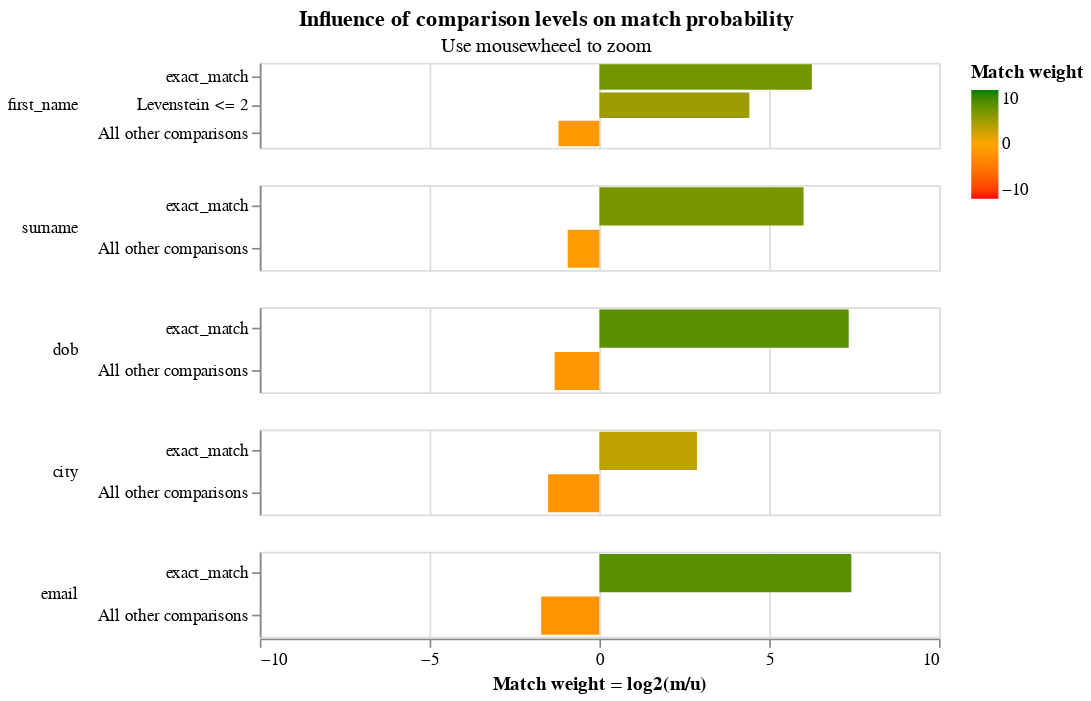

Write notebook code for a chart like this one.
### Markdown cell above
The final match weights can be viewed in the match weights chart:

### Code cell
linker.settings_obj.match_weights_chart()

### Figure 1 — Vega-Lite specification as saved in the notebook (floating-point values rounded to 4 significant figures)
{"config": {"view": {"width": 400, "height": 50}, "mark": {"tooltip": null}, "title": {"anchor": "middle"}, "header": {"title": null}}, "data": {"values": [{"comparison_name": "first_name", "sql_condition": "first_name_l = first_name_r", "label_for_charts": "exact_match", "m_probability": 0.4254, "u_probability": 0.005569, "m_probability_description": "Amongst truly matching record comparisons, 42.54% of records are in the exact_match comparison level", "u_probability_description": "Amongst truly non-matching record comparisons, 0.56% of records are in the exact_match comparison level", "has_tf_adjustments": false, "tf_adjustment_column": null, "tf_adjustment_weight": 1.0, "is_null_level": false, "bayes_factor": 76.39, "log2_bayes_factor": 6.255, "comparison_vector_value": 2, "max_comparison_vector_value": 2, "bayes_factor_description": "If comparison level is `exact_match` then comparison is 76.39 times more likely to be a match", "proportion_of_matches": 0.1042, "comparison_sort_order": 0}, {"comparison_name": "first_name", "sql_condition": "levenshtein(first_name_l, first_name_r) <= 2", "label_for_charts": "Levenstein <= 2", "m_probability": 0.1458, "u_probability": 0.006827, "m_probability_description": "Amongst truly matching record comparisons, 14.58% of records are in the levenstein <= 2 comparison level", "u_probability_description": "Amongst truly non-matching record comparisons, 0.68% of records are in the levenstein <= 2 comparison level", "has_tf_adjustments": false, "tf_adjustment_column": null, "tf_adjustment_weight": 1.0, "is_null_level": false, "bayes_factor": 21.35, "log2_bayes_factor": 4.416, "comparison_vector_value": 1, "max_comparison_vector_value": 2, "bayes_factor_description": "If comparison level is `levenstein <= 2` then comparison is 21.35 times more likely to be a match", "proportion_of_matches": 0.1042, "comparison_sort_order": 0}, {"comparison_name": "first_name", "sql_condition": "ELSE", "label_for_charts": "All other comparisons", "m_probability": 0.4288, "u_probability": 0.9876, "m_probability_description": "Amongst truly matching record comparisons, 42.88% of records are in the all other comparisons comparison level", "u_probability_description": "Amongst truly non-matching record comparisons, 98.76% of records are in the all other comparisons comparison level", "has_tf_adjustments": false, "tf_adjustment_column": null, "tf_adjustment_weight": 1.0, "is_null_level": false, "bayes_factor": 0.4342, "log2_bayes_factor": -1.204, "comparison_vector_value": 0, "max_comparison_vector_value": 2, "bayes_factor_description": "If comparison level is `all other comparisons` then comparison is  2.30 times less likely to be a match", "proportion_of_matches": 0.1042, "comparison_sort_order": 0}, {"comparison_name": "surname", "sql_condition": "surname_l = surname_r", "label_for_charts": "exact_match", "m_probability": 0.4803, "u_probability": 0.007443, "m_probability_description": "Amongst truly matching record comparisons, 48.03% of records are in the exact_match comparison level", "u_probability_description": "Amongst truly non-matching record comparisons, 0.74% of records are in the exact_match comparison level", "has_tf_adjustments": false, "tf_adjustment_column": null, "tf_adjustment_weight": 1.0, "is_null_level": false, "bayes_factor": 64.53, "log2_bayes_factor": 6.012, "comparison_vector_value": 1, "max_comparison_vector_value": 1, "bayes_factor_description": "If comparison level is `exact_match` then comparison is 64.53 times more likely to be a match", "proportion_of_matches": 0.1042, "comparison_sort_order": 1}, {"comparison_name": "surname", "sql_condition": "ELSE", "label_for_charts": "All other comparisons", "m_probability": 0.5197, "u_probability": 0.9926, "m_probability_description": "Amongst truly matching record comparisons, 51.97% of records are in the all other comparisons comparison level", "u_probability_description": "Amongst truly non-matching record comparisons, 99.26% of records are in the all other comparisons comparison level", "has_tf_adjustments": false, "tf_adjustment_column": null, "tf_adjustment_weight": 1.0, "is_null_level": false, "bayes_factor": 0.5236, "log2_bayes_factor": -0.9334, "comparison_vector_value": 0, "max_comparison_vector_value": 1, "bayes_factor_description": "If comparison level is `all other comparisons` then comparison is  1.91 times less likely to be a match", "proportion_of_matches": 0.1042, "comparison_sort_order": 1}, {"comparison_name": "dob", "sql_condition": "dob_l = dob_r", "label_for_charts": "exact_match", "m_probability": 0.6006, "u_probability": 0.003704, "m_probability_description": "Amongst truly matching record comparisons, 60.06% of records are in the exact_match comparison level", "u_probability_description": "Amongst truly non-matching record comparisons, 0.37% of records are in the exact_match comparison level", "has_tf_adjustments": false, "tf_adjustment_column": null, "tf_adjustment_weight": 1.0, "is_null_level": false, "bayes_factor": 162.2, "log2_bayes_factor": 7.341, "comparison_vector_value": 1, "max_comparison_vector_value": 1, "bayes_factor_description": "If comparison level is `exact_match` then comparison is 162.17 times more likely to be a match", "proportion_of_matches": 0.1042, "comparison_sort_order": 2}, {"comparison_name": "dob", "sql_condition": "ELSE", "label_for_charts": "All other comparisons", "m_probability": 0.3994, "u_probability": 0.9963, "m_probability_description": "Amongst truly matching record comparisons, 39.94% of records are in the all other comparisons comparison level", "u_probability_description": "Amongst truly non-matching record comparisons, 99.63% of records are in the all other comparisons comparison level", "has_tf_adjustments": false, "tf_adjustment_column": null, "tf_adjustment_weight": 1.0, "is_null_level": false, "bayes_factor": 0.4008, "log2_bayes_factor": -1.319, "comparison_vector_value": 0, "max_comparison_vector_value": 1, "bayes_factor_description": "If comparison level is `all other comparisons` then comparison is  2.49 times less likely to be a match", "proportion_of_matches": 0.1042, "comparison_sort_order": 2}, {"comparison_name": "city", "sql_condition": "city_l = city_r", "label_for_charts": "exact_match", "m_probability": 0.6815, "u_probability": 0.09308, "m_probability_description": "Amongst truly matching record comparisons, 68.15% of records are in the exact_match comparison level", "u_probability_description": "Amongst truly non-matching record comparisons, 9.31% of records are in the exact_match comparison level", "has_tf_adjustments": true, "tf_adjustment_column": "city", "tf_adjustment_weight": 1.0, "is_null_level": false, "bayes_factor": 7.322, "log2_bayes_factor": 2.872, "comparison_vector_value": 1, "max_comparison_vector_value": 1, "bayes_factor_description": "If comparison level is `exact_match` then comparison is 7.32 times more likely to be a match", "proportion_of_matches": 0.1042, "comparison_sort_order": 3}, {"comparison_name": "city", "sql_condition": "ELSE", "label_for_charts": "All other comparisons", "m_probability": 0.3185, "u_probability": 0.9069, "m_probability_description": "Amongst truly matching record comparisons, 31.85% of records are in the all other comparisons comparison level", "u_probability_description": "Amongst truly non-matching record comparisons, 90.69% of records are in the all other comparisons comparison level", "has_tf_adjustments": false, "tf_adjustment_column": null, "tf_adjustment_weight": 1.0, "is_null_level": false, "bayes_factor": 0.3512, "log2_bayes_factor": -1.51, "comparison_vector_value": 0, "max_comparison_vector_value": 1, "bayes_factor_description": "If comparison level is `all other comparisons` then comparison is  2.85 times less likely to be a match", "proportion_of_matches": 0.1042, "comparison_sort_order": 3}, {"comparison_name": "email", "sql_condition": "email_l = email_r", "label_for_charts": "exact_match", "m_probability": 0.6965, "u_probability": 0.00407, "m_probability_description": "Amongst truly matching record comparisons, 69.65% of records are in the exact_match comparison level", "u_probability_description": "Amongst truly non-matching record comparisons, 0.41% of records are in the exact_match comparison level", "has_tf_adjustments": false, "tf_adjustment_column": null, "tf_adjustment_weight": 1.0, "is_null_level": false, "bayes_factor": 171.1, "log2_bayes_factor": 7.419, "comparison_vector_value": 1, "max_comparison_vector_value": 1, "bayes_factor_description": "If comparison level is `exact_match` then comparison is 171.11 times more likely to be a match", "proportion_of_matches": 0.1042, "comparison_sort_order": 4}, {"comparison_name": "email", "sql_condition": "ELSE", "label_for_charts": "All other comparisons", "m_probability": 0.3035, "u_probability": 0.9959, "m_probability_description": "Amongst truly matching record comparisons, 30.35% of records are in the all other comparisons comparison level", "u_probability_description": "Amongst truly non-matching record comparisons, 99.59% of records are in the all other comparisons comparison level", "has_tf_adjustments": false, "tf_adjustment_column": null, "tf_adjustment_weight": 1.0, "is_null_level": false, "bayes_factor": 0.3048, "log2_bayes_factor": -1.714, "comparison_vector_value": 0, "max_comparison_vector_value": 1, "bayes_factor_description": "If comparison level is `all other comparisons` then comparison is  3.28 times less likely to be a match", "proportion_of_matches": 0.1042, "comparison_sort_order": 4}]}, "mark": {"type": "bar", "clip": true}, "selection": {"zoom_selector": {"type": "interval", "bind": "scales", "encodings": ["x"]}}, "encoding": {"color": {"type": "quantitative", "field": "log2_bayes_factor", "title": "Match weight", "scale": {"range": ["red", "orange", "green"], "domain": [-10, 0, 10]}}, "row": {"type": "nominal", "field": "comparison_name", "sort": {"field": "comparison_sort_order"}, "header": {"labelAngle": 0, "labelAnchor": "middle", "labelAlign": "left"}}, "tooltip": [{"type": "nominal", "field": "comparison_name", "title": "Comparison name"}, {"type": "ordinal", "field": "label_for_charts", "title": "Label"}, {"type": "nominal", "field": "sql_condition", "title": "SQL condition"}, {"type": "quantitative", "field": "m_probability", "format": ".4f", "title": "M probability"}, {"type": "quantitative", "field": "u_probability", "format": ".4f", "title": "U probability"}, {"type": "quantitative", "field": "bayes_factor", "title": "Bayes factor = m/u", "format": ",.4f"}, {"type": "quantitative", "field": "log2_bayes_factor", "title": "Match weight = log2(m/u)", "format": ",.4f"}, {"type": "nominal", "field": "bayes_factor_description", "title": "Match weight description"}], "x": {"type": "quantitative", "axis": {"title": "Match weight = log2(m/u)", "values": [-10, -5, 0, 5, 10]}, "field": "log2_bayes_factor", "scale": {"domain": [-10, 10]}}, "y": {"type": "nominal", "field": "label_for_charts", "axis": {"title": null}, "sort": {"field": "comparison_vector_value", "order": "descending"}}}, "resolve": {"scale": {"y": "independent"}}, "title": {"text": "Influence of comparison levels on match probability", "subtitle": "Use mousewheeel to zoom"}, "$schema": "https://vega.github.io/schema/vega-lite/v4.json"}
